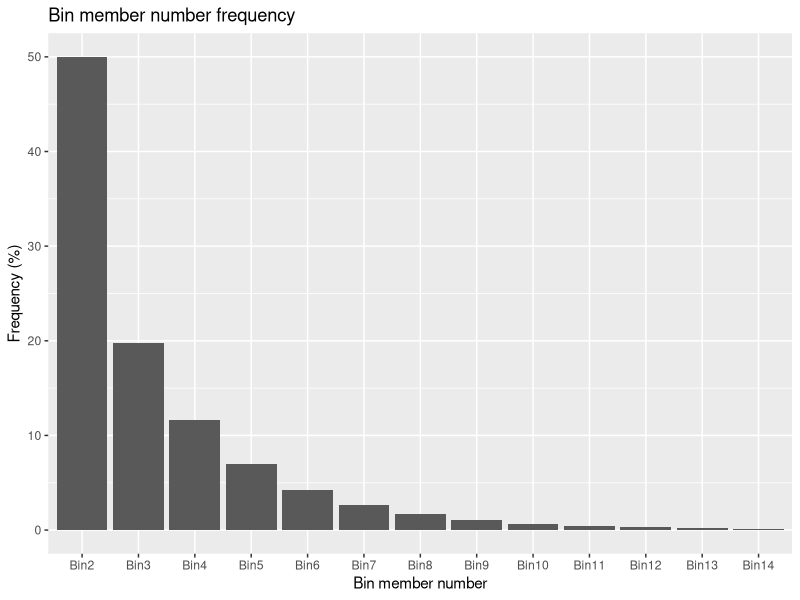
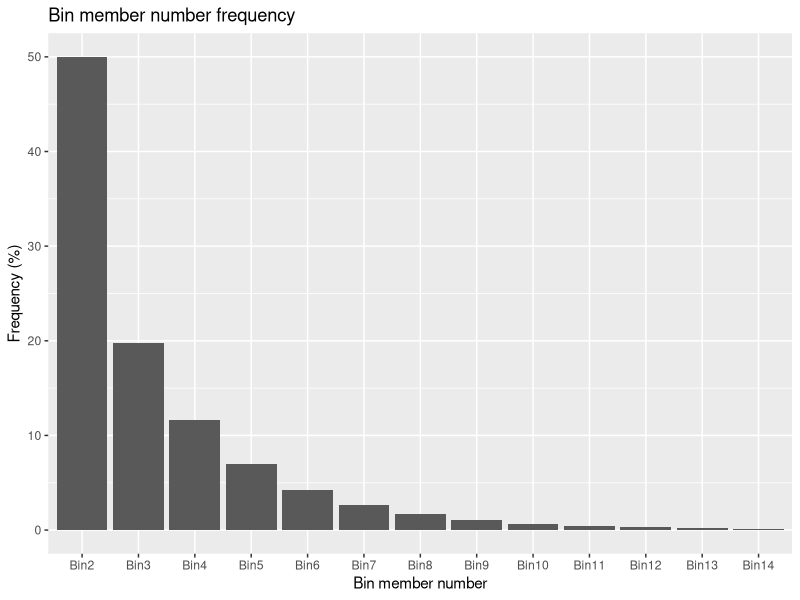
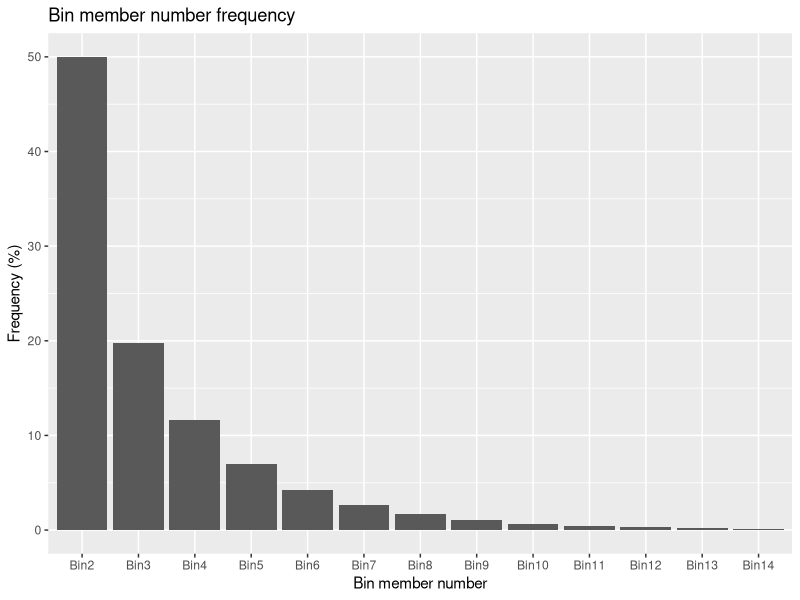

The R source for these figures, in order:
library(tidyverse)
library(reshape2)
library(ggpubr)

# Read table
table <- read.table ("Bin_member_number_distribution.txt", sep = "\t", head = F, na.strings = c("NA"))
head(table)

# Add name to columns
colnames(table)[1] <- "Bin_member_number"
colnames(table)[2] <- "Frequency"

# Plot boxplot
p<-ggplot(table, aes(x=Bin_member_number, y=Frequency)) +
   geom_bar(stat="identity")+
   labs(title="Bin member number frequency",x="Bin member number", y = "Frequency (%)")+
   scale_x_discrete(limits=c("Bin2","Bin3","Bin4","Bin5","Bin6","Bin7","Bin8","Bin9","Bin10","Bin11","Bin12","Bin13","Bin14"))

p

ggsave(p,file=paste0("Bin_member_number_distribution.pdf"), width = 12, height = 15, units = "cm")
ggsave(p,file=paste0("Bin_member_number_distribution.png"), width = 12, height = 15, units = "cm")
